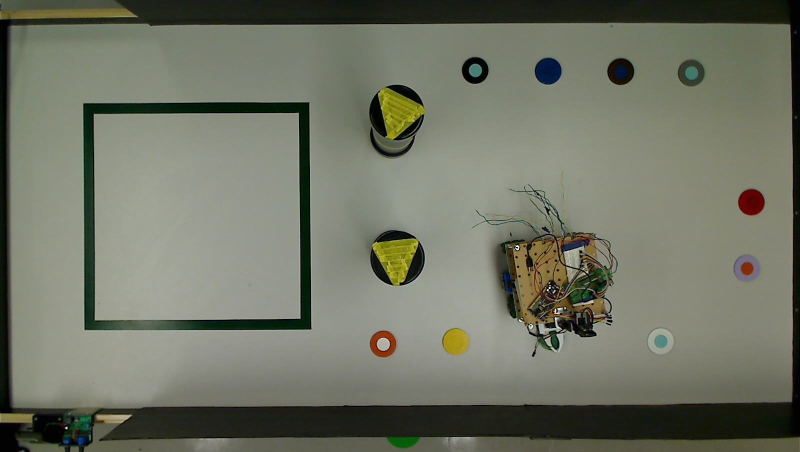
#> input picture scripts/data/images/monde2.jpg, 1600 x 904 px, found by its file name (shown at 1/2 size)
$ python track_bar_color.py
#> lines starting #> are read from the running program, lines starting #| are printed output that depends on the picture; after the words box and inside, x2 and y2 are one past the last pixel; in counts of white or black regions, pixels touching at a corner belong together
import cv2
import numpy as np
from dection.utils.stack_image import stackImages


class TrackBarDetection:

    def on_track_bar_change(self, value):
        print(self, value)

    def start_track_bar(self):
        cv2.namedWindow("TrackBars")
        cv2.resizeWindow("TrackBars", 640, 240)
        cv2.createTrackbar("Hue Min", "TrackBars", 0, 179, self.on_track_bar_change)
#> slider 'Hue Min' is set to 35
        cv2.createTrackbar("Hue Max", "TrackBars", 179, 179, self.on_track_bar_change)
        cv2.createTrackbar("Sat Min", "TrackBars", 0, 255, self.on_track_bar_change)
#> slider 'Sat Min' is set to 51
        cv2.createTrackbar("Sat Max", "TrackBars", 255, 255, self.on_track_bar_change)
        cv2.createTrackbar("Val Min", "TrackBars", 0, 255, self.on_track_bar_change)
#> slider 'Val Min' is set to 51
        cv2.createTrackbar("Val Max", "TrackBars", 255, 255, self.on_track_bar_change)

        image_camera_monde = cv2.imread("../../../data/monde2.jpg")
#> image_camera_monde is the input picture: shape (904, 1600, 3); mean B, G, R 101, 115.9, 112.7

        while True:
            hsv_image = cv2.cvtColor(image_camera_monde, cv2.COLOR_BGR2HSV)
#> hsv_image: shape (904, 1600, 3); mean H, S, V 39, 48.3, 116.8

            h_min = cv2.getTrackbarPos("Hue Min", "TrackBars")
            h_max = cv2.getTrackbarPos("Hue Max", "TrackBars")
            s_min = cv2.getTrackbarPos("Sat Min", "TrackBars")
            s_max = cv2.getTrackbarPos("Sat Max", "TrackBars")
            v_min = cv2.getTrackbarPos("Val Min", "TrackBars")
            v_max = cv2.getTrackbarPos("Val Max", "TrackBars")

            print(h_min, s_min, v_min, h_max, s_max, v_max)

            lower = np.array([h_min, s_min, v_min])
            upper = np.array([h_max, s_max, v_max])

            mask = cv2.inRange(hsv_image, lower, upper)
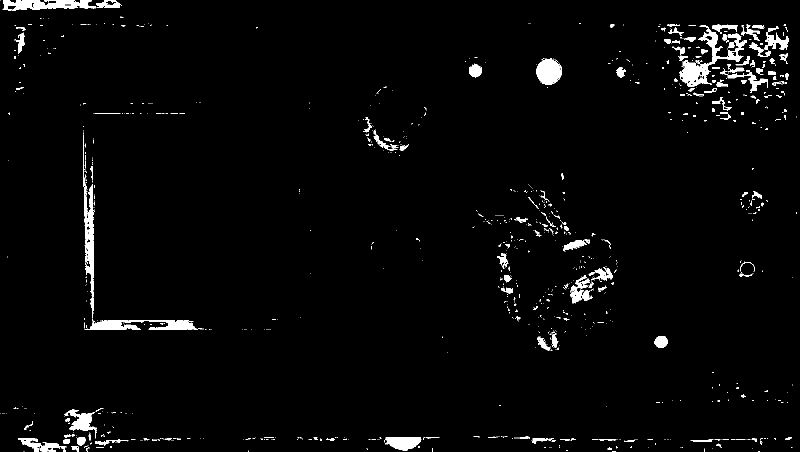
#> mask: shape (904, 1600) (shown at 1/2 size); 2.6% white; 988 white regions (826 under 20 px), largest, box (x1, y1, x2, y2) and area: (1359, 50, 1494, 173) 4169, (6, 0, 193, 21) 2614, (169, 640, 393, 660) 2579

            image_result = cv2.bitwise_and(image_camera_monde, image_camera_monde, mask=mask)
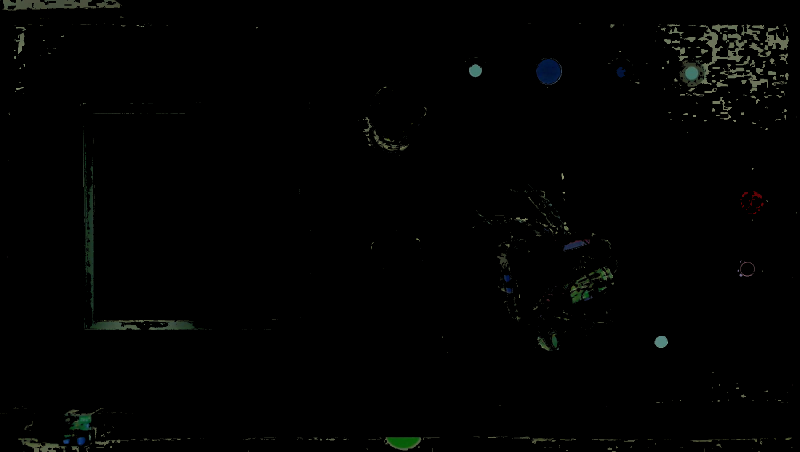
#> image_result: shape (904, 1600, 3) (shown at 1/2 size); mean B, G, R 1.8, 2.2, 1.8

            image_stack = stackImages(0.6, ([image_camera_monde, hsv_image], [mask, image_result]))

            cv2.imshow("Image hsv", image_stack)

            cv2.waitKey(2000)


trackBar = TrackBarDetection()
trackBar.start_track_bar()
#> (the call stopped at in start_track_bar, `image_stack = stackImages(0.6, ([image_camera_monde, hsv_image], [mask..`: dection is not available in this run)

$ run again, with scripts/data/images/monde10.jpg copied over scripts/data/images/monde2.jpg
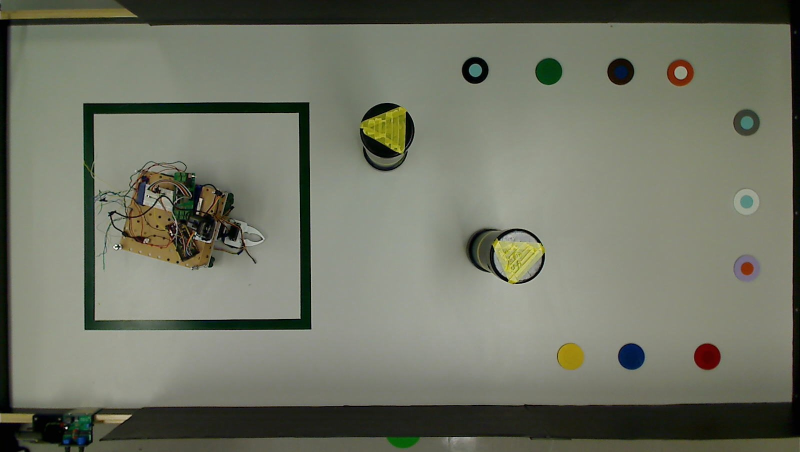
#> input picture scripts/data/images/monde10.jpg, 1600 x 904 px, found by its file name (shown at 1/2 size)
#> in start_track_bar, image_camera_monde is the input picture: shape (904, 1600, 3); mean B, G, R 101.1, 115.9, 112.7
#> hsv_image: shape (904, 1600, 3); mean H, S, V 38.9, 48.1, 116.8
#> in start_track_bar, `mask = cv2.inRange(hsv_image, lower, upper)`:
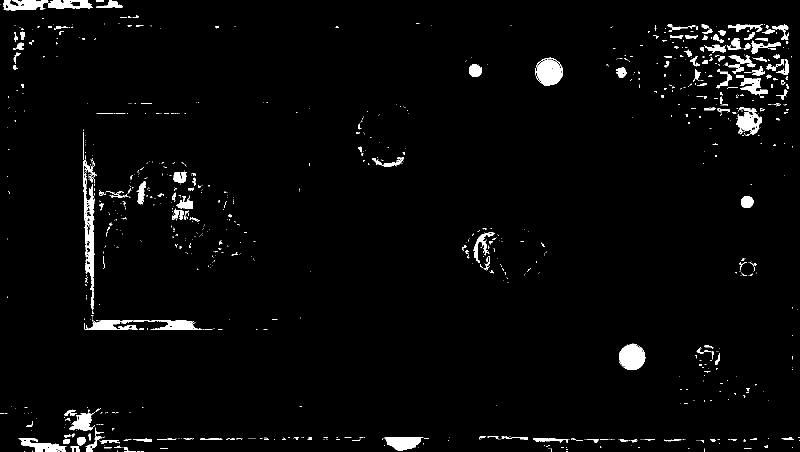
#> mask: shape (904, 1600) (shown at 1/2 size); 2.7% white; 995 white regions (807 under 20 px), largest, box (x1, y1, x2, y2) and area: (170, 368, 188, 620) 2303, (1072, 115, 1126, 172) 2113, (1239, 687, 1291, 740) 2083
#> in start_track_bar, `image_result = cv2.bitwise_and(image_camera_monde, image_camera_monde,..`:
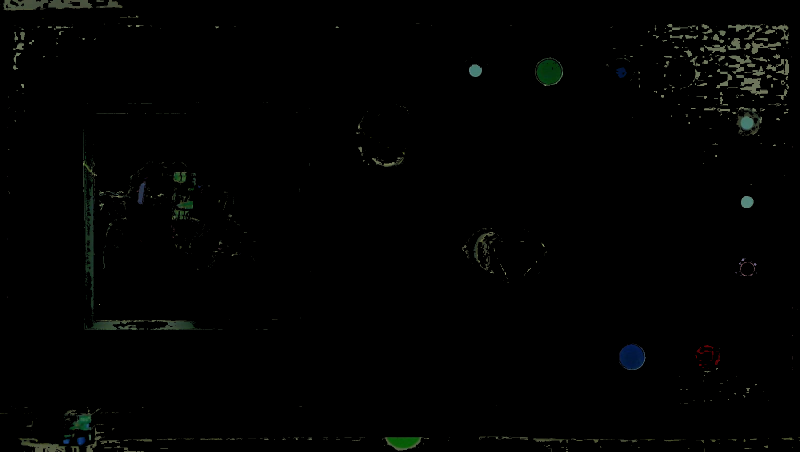
#> image_result: shape (904, 1600, 3) (shown at 1/2 size); mean B, G, R 1.7, 2.2, 1.8

$ run again, with scripts/data/images/monde12.jpg copied over scripts/data/images/monde2.jpg
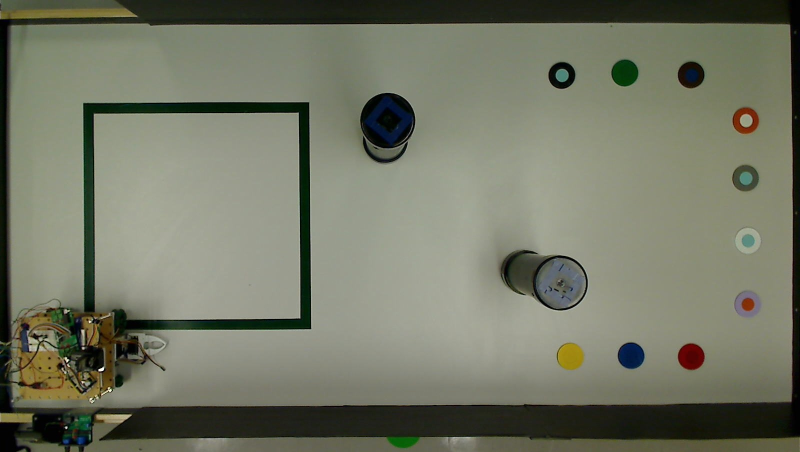
#> input picture scripts/data/images/monde12.jpg, 1600 x 904 px, found by its file name (shown at 1/2 size)
#> in start_track_bar, image_camera_monde is the input picture: shape (904, 1600, 3); mean B, G, R 101.5, 118.9, 115.7
#> hsv_image: shape (904, 1600, 3); mean H, S, V 37.6, 54.3, 119.9
#> in start_track_bar, `mask = cv2.inRange(hsv_image, lower, upper)`:
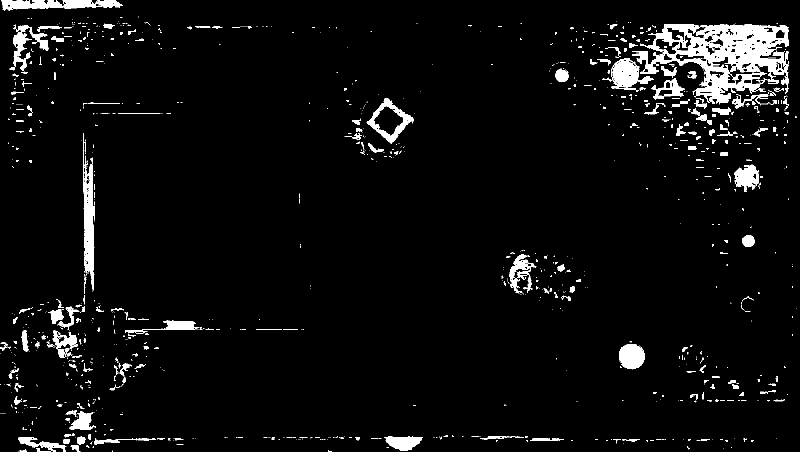
#> mask: shape (904, 1600) (shown at 1/2 size); 4.8% white; 1131 white regions (887 under 20 px), largest, box (x1, y1, x2, y2) and area: (1264, 48, 1578, 209) 22665, (166, 266, 187, 581) 3459, (1222, 116, 1308, 180) 2730
#> in start_track_bar, `image_result = cv2.bitwise_and(image_camera_monde, image_camera_monde,..`:
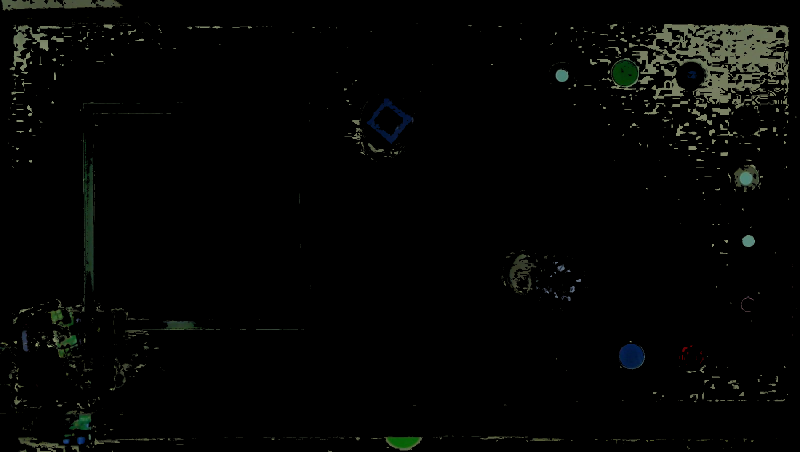
#> image_result: shape (904, 1600, 3) (shown at 1/2 size); mean B, G, R 3.7, 4.8, 4.1
